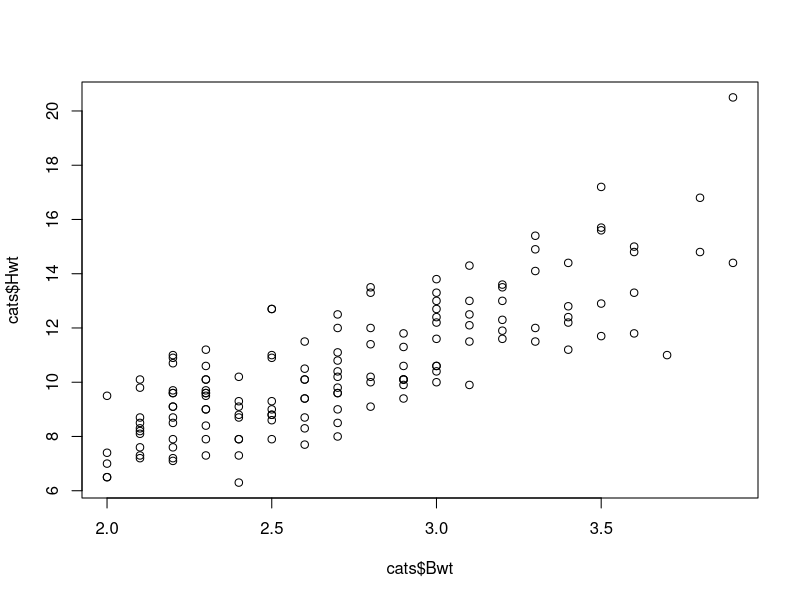
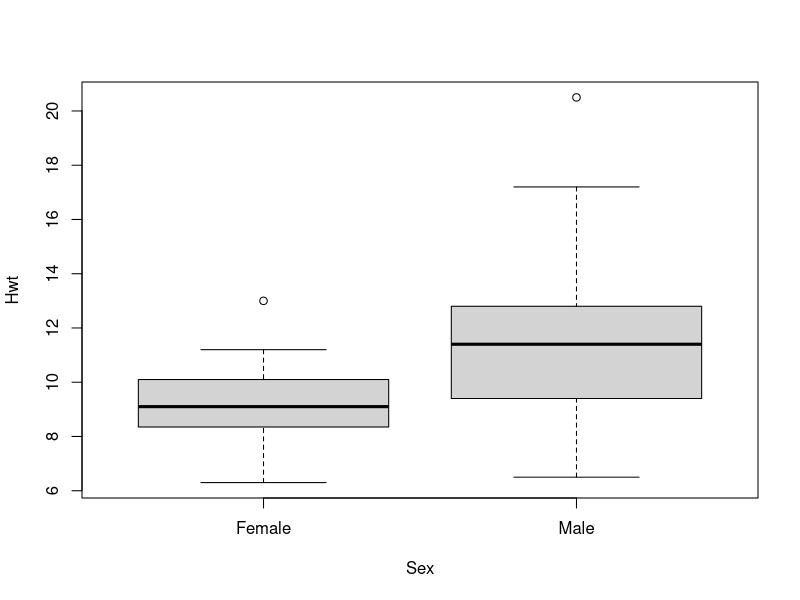
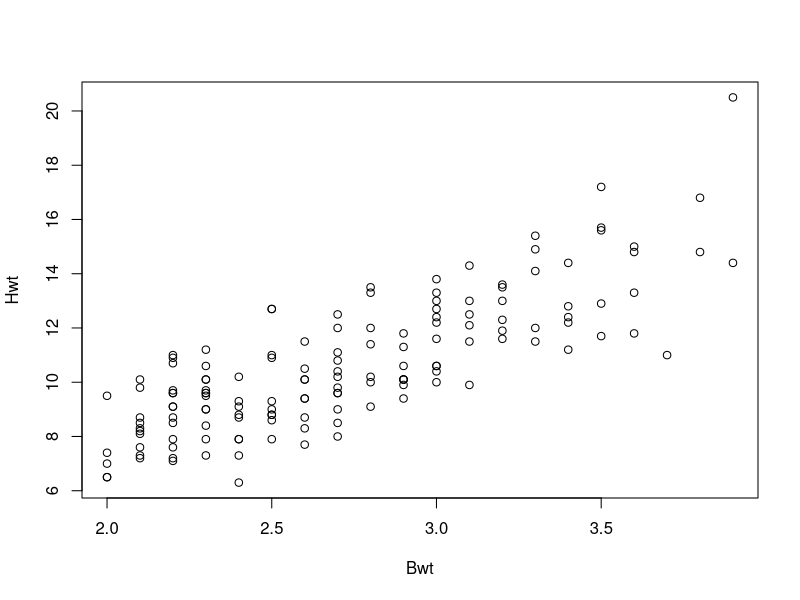
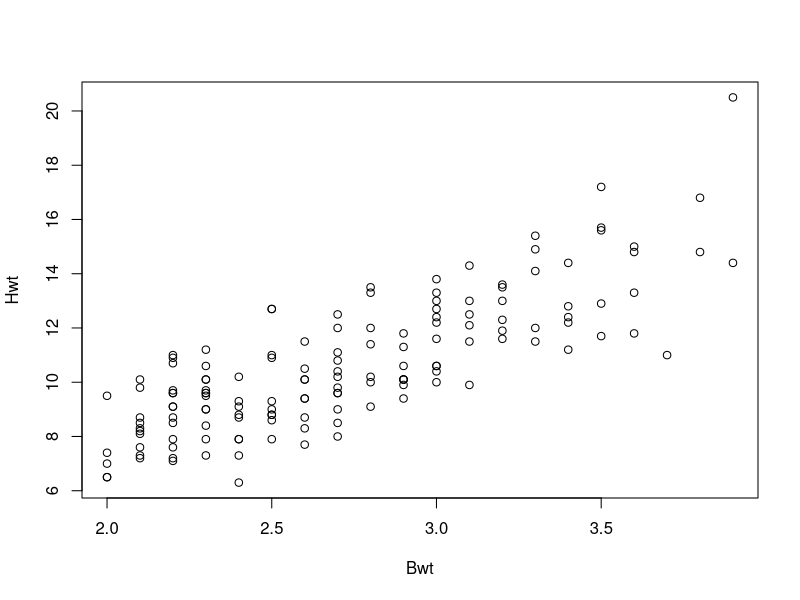
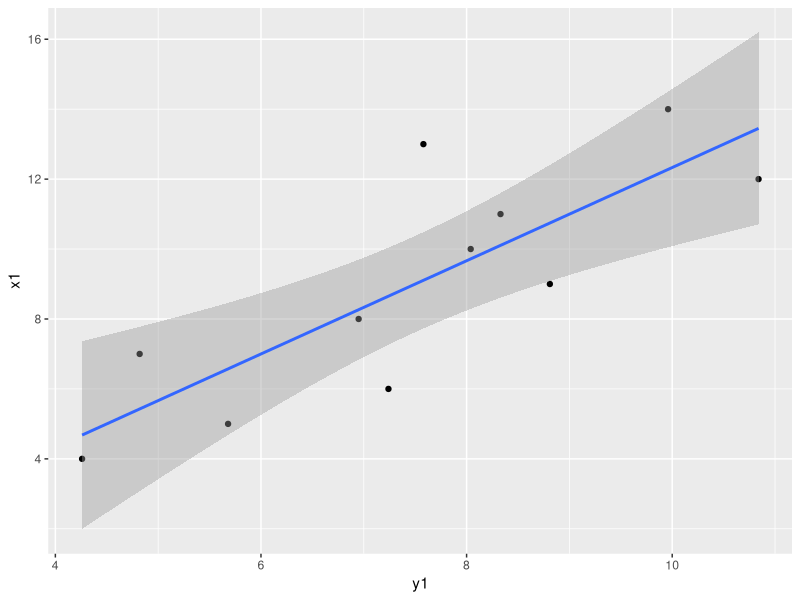
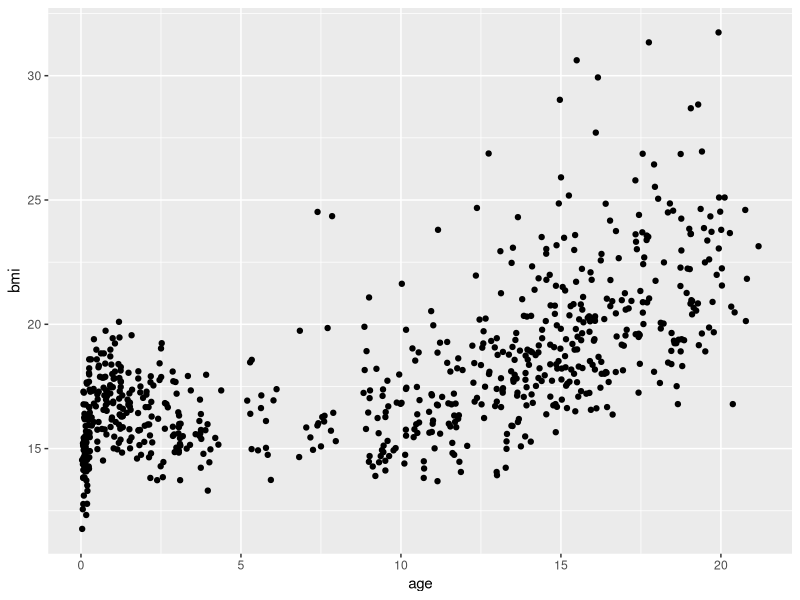
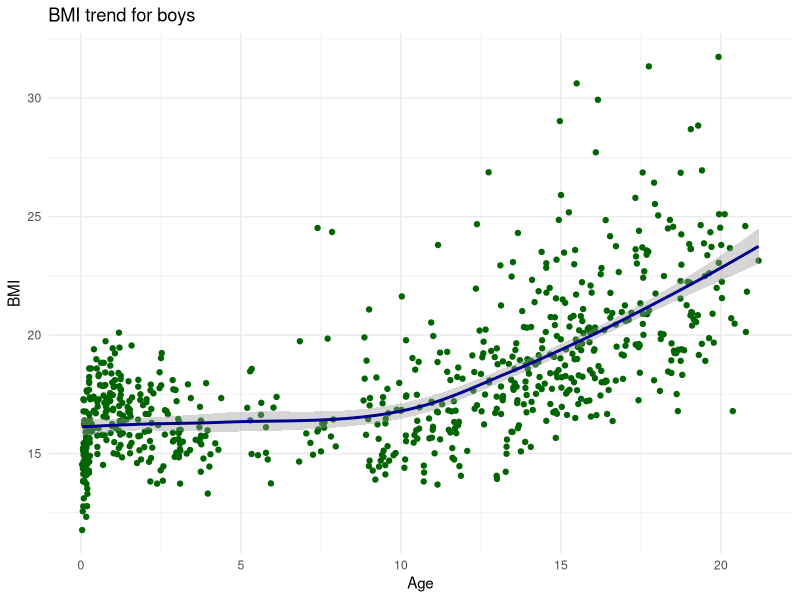

Write the R code that produced these figures, in order.
## ---- chunk 1
a <- 100
b <- a^2
## ---- chunk 2
c(1, 3, 5, 2, 6, 4)
v <- 1:6
v
v[4]
## ---- chunk 3
m <- matrix(1:6, nrow = 3, ncol = 2)
m
m[1, ]
m[, 2]
## ---- chunk 4
d <- data.frame(numbers = 1:3, 
                letters = c("a", "b", "c"),
                V3 = c(TRUE, FALSE, TRUE))
d
d$numbers
d$letters
## ---- chunk 5
l <- list(vector = v, dframe = d)
l
l$vector
l$dframe$numbers
## ---- chunk 6
library(stats)
## ---- chunk 7
require(stats)
## ---- chunk 8
library(MASS)     # for the cats data
library(dplyr)    # data manipulation
library(haven)    # in/exporting data
library(magrittr) # pipes
library(mice)     # for the boys data
library(ggplot2)  # visualization
## ---- chunk 9
head(cats)
## ---- chunk 10
str(cats)
## ---- chunk 11
fem.cats <- cats[cats$Sex == "F", ]
dim(fem.cats)
head(fem.cats)
## ---- chunk 12
heavy.cats <- cats[cats$Bwt > 3, ]
dim(heavy.cats)
head(heavy.cats)
## ---- chunk 13
heavy.cats <- subset(cats, Bwt > 3)
dim(heavy.cats)
head(heavy.cats)
## ---- chunk 14
filter(cats, Bwt > 2, Bwt < 2.2, Sex == "F")
## ---- chunk 15
class(cats$Sex)
levels(cats$Sex)
## ---- chunk 16
levels(cats$Sex) <- c("Female", "Male")
table(cats$Sex)
head(cats)
## ---- chunk 17
sorted.cats <- cats[order(cats$Bwt), ]
head(sorted.cats)
## ---- chunk 18
cats.numbers <- cbind(Weight = cats$Bwt, HeartWeight = cats$Hwt)
head(cats.numbers)
## ---- chunk 19
rbind(cats[1:3, ], cats[1:5, ])
## ---- chunk 20
cor(cats[, -1])
## ---- chunk 21
cor.test(cats$Bwt, cats$Hwt)
## ---- chunk 22
plot(cats$Bwt, cats$Hwt)
## ---- chunk 23
t.test(formula = Hwt ~ Sex, data = cats)
## ---- chunk 24
plot(formula = Hwt ~ Sex, data = cats)
## ---- chunk 25
a <- 2
if (a > 5){
  print("a is larger than 5.")
}
## ---- chunk 26
a <- 8
if (a > 5){
  print("a is larger than 5.")
}
## ---- chunk 27
a <- 2
if (a > 5){
  print("a is larger than 5.")
} else {
  print("a is smaller than 5.")
}
## ---- chunk 28
a <- 8
if (a > 5){
  print("a is larger than 5.")
} else {
  print("a is smaller than 5.")
}
## ---- chunk 29
# Let's print the numbers 1 to 6 one by one. 
print(1)
print(2)
print(3)
print(4)
print(5)
print(6)
## ---- chunk 30
for (i in 1:6){
  print(i)
}
## ---- chunk 31
for (i in 1:6){
  print(i < 5)
}
## ---- chunk 32
for (i in 1:nrow(cats)){
  if (cats$Bwt[i] > 2.5){
    cat(i, "is over 2.5. It is:", cats$Bwt[i], "\n")
  }
}
## ---- chunk 33
apply(cats[, -1], MARGIN = 2, mean)
## ---- chunk 34
colMeans(cats[, -1])
## ---- chunk 35
rand.mat <- matrix(rnorm(21), nrow = 3, ncol = 7)
rand.mat
apply(rand.mat, MARGIN = 1, FUN = max)
apply(rand.mat, MARGIN = 2, FUN = max)
## ---- chunk 36
rand.mat
apply(rand.mat, MARGIN = 1, FUN = sum)
apply(rand.mat, MARGIN = 2, FUN = var)
## ---- chunk 37
my.list <- list(A = c(4, 2, 1:3), B = "Hello.", C = TRUE)
sapply(my.list, class)
sapply(my.list, range)
## ---- chunk 38
class(cats)
is.list(cats)
## ---- chunk 39
sapply(cats, class)
## ---- chunk 40
lapply(cats, class)
## ---- chunk 41
mean(1:6)
## ---- chunk 42
myfunction <- function(arguments){
  hereyourfunctioncode
}
## ---- chunk 43
mean.sd <- function(argument1, argument2){
  mean1 <- mean(argument1) 
  mean2 <- mean(argument2)
  sd1 <- sd(argument1)
  sd2 <- sd(argument2)
  result <- data.frame(mean = c(mean1, mean2),
                       sd = c(sd1, sd2), 
                       row.names = c("first", "second"))
  return(result)
}
## ---- chunk 44
mean.sd(argument1 = 1:10,
        argument2 = 3:8)
## ---- chunk 45
mean.sd(1:10, 3:8)
## ---- chunk 46
boys  <- read_sav("boys.sav")
boys2 <- transform(boys, hgt = hgt / 100)
boys3 <- filter(boys2, age > 15)
boys4 <- subset(boys3, select = c(hgt, wgt, bmi))
## ---- chunk 47
boys <-
  read_sav("boys.sav") %>%
  transform(hgt = hgt/100) %>%
  filter(age > 15) %>%
  subset(select = c(hgt, wgt, bmi))
## ---- chunk 48
rnorm(10) %>% mean()
## ---- chunk 49
boys %>% cor(use = "pairwise.complete.obs")
## ---- chunk 50
boys %>% subset(select = wgt) %>% na.omit() %>% max()
## ---- chunk 51
cats %>%
  plot(Hwt ~ Bwt, data = .)
## ---- chunk 52
cats %$%
  plot(Hwt ~ Bwt)
## ---- chunk 53
cats %$%
  t.test(Hwt ~ Sex)
## ---- chunk 54
cats.test <- cats %$%
  t.test(Bwt ~ Sex)

cats.test
## ---- chunk 55
anscombe
## ---- chunk 56
anscombe %>%
  ggplot(aes(y1, x1)) + 
  geom_point() + 
  geom_smooth(method = "lm")
## ---- chunk 57
mice::boys %>%
  ggplot(aes(x = age, y = bmi)) +
  geom_point(na.rm = TRUE)
## ---- chunk 58
gg <- 
  mice::boys %>%
  ggplot(aes(x = age, y = bmi)) +
  geom_point(col = "dark green")
## ---- chunk 59
gg <- gg + 
  geom_smooth(col = "dark blue")
## ---- chunk 60
gg <- gg + 
  labs(x = "Age", y = "BMI", title = "BMI trend for boys") +
  theme_minimal()
## ---- chunk 61
plot(gg)
